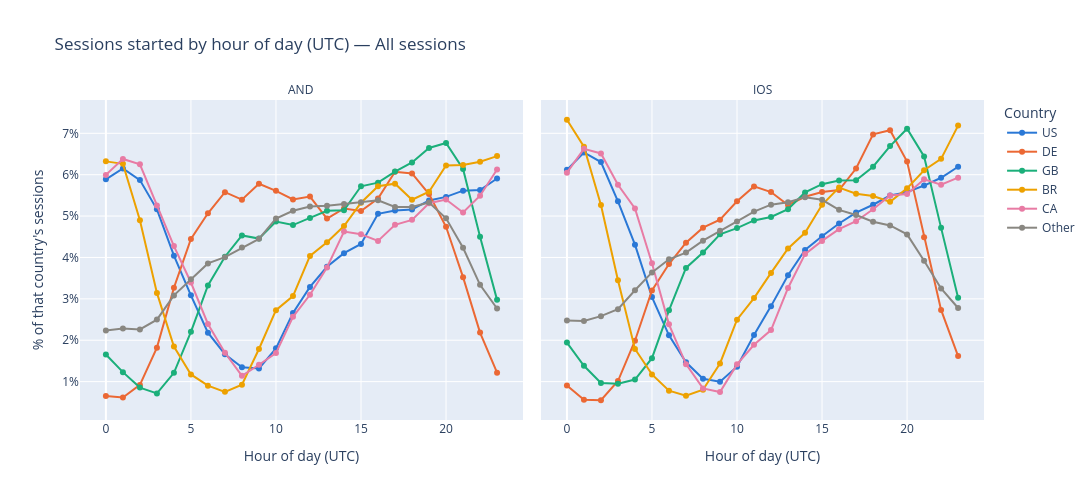

The notebook cell saved with this chart:
### Markdown cell above
### All sessions

### Code cell
all_hourly_agg = hourly_distribution_chart(sessions_hourly, 'Sessions started by hour of day (UTC) — All sessions')

### Figure 1 — Plotly figure (JSON) as saved in the notebook; plotly's stock layout.template omitted (floating-point values rounded to 4 significant figures)
{"data": [{"hovertemplate": "Country=US<br>platform=AND<br>Hour of day (UTC)=%{x}<br>% of that country's sessions=%{y}<extra></extra>", "legendgroup": "US", "line": {"color": "#2a78d6", "dash": "solid"}, "marker": {"symbol": "circle"}, "mode": "lines+markers", "name": "US", "orientation": "v", "showlegend": true, "type": "scatter", "x": [0, 1, 2, 3, 4, 5, 6, 7, 8, 9, 10, 11, 12, 13, 14, 15, 16, 17, 18, 19, 20, 21, 22, 23], "xaxis": "x", "y": [0.05889, 0.06152, 0.05869, 0.05162, 0.04042, 0.03086, 0.02182, 0.01662, 0.01347, 0.01315, 0.01804, 0.0266, 0.03287, 0.03774, 0.04105, 0.04326, 0.05055, 0.05134, 0.05159, 0.05378, 0.05463, 0.05614, 0.05628, 0.05908], "yaxis": "y"}, {"hovertemplate": "Country=US<br>platform=IOS<br>Hour of day (UTC)=%{x}<br>% of that country's sessions=%{y}<extra></extra>", "legendgroup": "US", "line": {"color": "#2a78d6", "dash": "solid"}, "marker": {"symbol": "circle"}, "mode": "lines+markers", "name": "US", "orientation": "v", "showlegend": false, "type": "scatter", "x": [0, 1, 2, 3, 4, 5, 6, 7, 8, 9, 10, 11, 12, 13, 14, 15, 16, 17, 18, 19, 20, 21, 22, 23], "xaxis": "x2", "y": [0.06116, 0.06537, 0.06306, 0.05357, 0.04309, 0.03044, 0.02119, 0.01468, 0.01068, 0.009956, 0.0136, 0.02125, 0.02824, 0.0357, 0.04179, 0.04514, 0.0482, 0.05084, 0.05274, 0.05497, 0.05579, 0.05738, 0.05926, 0.06192], "yaxis": "y2"}, {"hovertemplate": "Country=DE<br>platform=AND<br>Hour of day (UTC)=%{x}<br>% of that country's sessions=%{y}<extra></extra>", "legendgroup": "DE", "line": {"color": "#eb6834", "dash": "solid"}, "marker": {"symbol": "circle"}, "mode": "lines+markers", "name": "DE", "orientation": "v", "showlegend": true, "type": "scatter", "x": [0, 1, 2, 3, 4, 5, 6, 7, 8, 9, 10, 11, 12, 13, 14, 15, 16, 17, 18, 19, 20, 21, 22, 23], "xaxis": "x", "y": [0.006526, 0.00614, 0.009201, 0.01821, 0.0327, 0.04446, 0.05068, 0.05577, 0.05397, 0.05782, 0.05609, 0.05402, 0.05472, 0.04939, 0.05184, 0.05121, 0.05424, 0.06072, 0.06032, 0.0553, 0.04741, 0.03524, 0.02185, 0.01217], "yaxis": "y"}, {"hovertemplate": "Country=DE<br>platform=IOS<br>Hour of day (UTC)=%{x}<br>% of that country's sessions=%{y}<extra></extra>", "legendgroup": "DE", "line": {"color": "#eb6834", "dash": "solid"}, "marker": {"symbol": "circle"}, "mode": "lines+markers", "name": "DE", "orientation": "v", "showlegend": false, "type": "scatter", "x": [0, 1, 2, 3, 4, 5, 6, 7, 8, 9, 10, 11, 12, 13, 14, 15, 16, 17, 18, 19, 20, 21, 22, 23], "xaxis": "x2", "y": [0.009077, 0.005609, 0.005496, 0.01014, 0.01988, 0.03204, 0.0384, 0.04357, 0.04719, 0.04913, 0.05358, 0.05717, 0.0558, 0.05267, 0.05466, 0.05581, 0.0563, 0.06148, 0.06974, 0.07074, 0.06319, 0.04485, 0.02731, 0.01618], "yaxis": "y2"}, {"hovertemplate": "Country=GB<br>platform=AND<br>Hour of day (UTC)=%{x}<br>% of that country's sessions=%{y}<extra></extra>", "legendgroup": "GB", "line": {"color": "#1baf7a", "dash": "solid"}, "marker": {"symbol": "circle"}, "mode": "lines+markers", "name": "GB", "orientation": "v", "showlegend": true, "type": "scatter", "x": [0, 1, 2, 3, 4, 5, 6, 7, 8, 9, 10, 11, 12, 13, 14, 15, 16, 17, 18, 19, 20, 21, 22, 23], "xaxis": "x", "y": [0.01657, 0.01229, 0.008557, 0.007153, 0.01213, 0.02203, 0.03322, 0.04017, 0.04533, 0.04456, 0.04866, 0.04783, 0.04956, 0.0513, 0.05141, 0.0572, 0.05808, 0.06075, 0.06297, 0.06646, 0.06766, 0.06139, 0.04498, 0.02975], "yaxis": "y"}, {"hovertemplate": "Country=GB<br>platform=IOS<br>Hour of day (UTC)=%{x}<br>% of that country's sessions=%{y}<extra></extra>", "legendgroup": "GB", "line": {"color": "#1baf7a", "dash": "solid"}, "marker": {"symbol": "circle"}, "mode": "lines+markers", "name": "GB", "orientation": "v", "showlegend": false, "type": "scatter", "x": [0, 1, 2, 3, 4, 5, 6, 7, 8, 9, 10, 11, 12, 13, 14, 15, 16, 17, 18, 19, 20, 21, 22, 23], "xaxis": "x2", "y": [0.01942, 0.01384, 0.009686, 0.009505, 0.01051, 0.01566, 0.02723, 0.03747, 0.0412, 0.04561, 0.04709, 0.04895, 0.0498, 0.05165, 0.05571, 0.05771, 0.05857, 0.05864, 0.06193, 0.06691, 0.07112, 0.06439, 0.04715, 0.03025], "yaxis": "y2"}, {"hovertemplate": "Country=BR<br>platform=AND<br>Hour of day (UTC)=%{x}<br>% of that country's sessions=%{y}<extra></extra>", "legendgroup": "BR", "line": {"color": "#eda100", "dash": "solid"}, "marker": {"symbol": "circle"}, "mode": "lines+markers", "name": "BR", "orientation": "v", "showlegend": true, "type": "scatter", "x": [0, 1, 2, 3, 4, 5, 6, 7, 8, 9, 10, 11, 12, 13, 14, 15, 16, 17, 18, 19, 20, 21, 22, 23], "xaxis": "x", "y": [0.06322, 0.06262, 0.04901, 0.03144, 0.01848, 0.01174, 0.009016, 0.007528, 0.009233, 0.01789, 0.02726, 0.03066, 0.04036, 0.04368, 0.04758, 0.05324, 0.0572, 0.05783, 0.05395, 0.05589, 0.06224, 0.06233, 0.06313, 0.06449], "yaxis": "y"}, {"hovertemplate": "Country=BR<br>platform=IOS<br>Hour of day (UTC)=%{x}<br>% of that country's sessions=%{y}<extra></extra>", "legendgroup": "BR", "line": {"color": "#eda100", "dash": "solid"}, "marker": {"symbol": "circle"}, "mode": "lines+markers", "name": "BR", "orientation": "v", "showlegend": false, "type": "scatter", "x": [0, 1, 2, 3, 4, 5, 6, 7, 8, 9, 10, 11, 12, 13, 14, 15, 16, 17, 18, 19, 20, 21, 22, 23], "xaxis": "x2", "y": [0.07328, 0.06675, 0.05269, 0.03449, 0.01789, 0.01175, 0.007796, 0.006593, 0.008048, 0.01439, 0.02497, 0.03018, 0.03627, 0.04216, 0.04597, 0.05272, 0.05689, 0.05542, 0.05484, 0.05344, 0.05669, 0.06108, 0.06383, 0.07186], "yaxis": "y2"}, {"hovertemplate": "Country=CA<br>platform=AND<br>Hour of day (UTC)=%{x}<br>% of that country's sessions=%{y}<extra></extra>", "legendgroup": "CA", "line": {"color": "#e87ba4", "dash": "solid"}, "marker": {"symbol": "circle"}, "mode": "lines+markers", "name": "CA", "orientation": "v", "showlegend": true, "type": "scatter", "x": [0, 1, 2, 3, 4, 5, 6, 7, 8, 9, 10, 11, 12, 13, 14, 15, 16, 17, 18, 19, 20, 21, 22, 23], "xaxis": "x", "y": [0.05995, 0.0638, 0.06252, 0.05254, 0.04275, 0.03395, 0.02394, 0.01696, 0.0114, 0.01407, 0.01689, 0.02565, 0.03099, 0.03758, 0.04627, 0.0456, 0.04399, 0.04788, 0.04909, 0.05311, 0.054, 0.05087, 0.05493, 0.06127], "yaxis": "y"}, {"hovertemplate": "Country=CA<br>platform=IOS<br>Hour of day (UTC)=%{x}<br>% of that country's sessions=%{y}<extra></extra>", "legendgroup": "CA", "line": {"color": "#e87ba4", "dash": "solid"}, "marker": {"symbol": "circle"}, "mode": "lines+markers", "name": "CA", "orientation": "v", "showlegend": false, "type": "scatter", "x": [0, 1, 2, 3, 4, 5, 6, 7, 8, 9, 10, 11, 12, 13, 14, 15, 16, 17, 18, 19, 20, 21, 22, 23], "xaxis": "x2", "y": [0.06048, 0.06625, 0.06513, 0.05757, 0.05184, 0.03858, 0.02383, 0.01422, 0.008351, 0.007476, 0.01417, 0.01891, 0.02246, 0.03262, 0.04081, 0.044, 0.04683, 0.04876, 0.05166, 0.05496, 0.05532, 0.0589, 0.05758, 0.05928], "yaxis": "y2"}, {"hovertemplate": "Country=Other<br>platform=AND<br>Hour of day (UTC)=%{x}<br>% of that country's sessions=%{y}<extra></extra>", "legendgroup": "Other", "line": {"color": "#898781", "dash": "solid"}, "marker": {"symbol": "circle"}, "mode": "lines+markers", "name": "Other", "orientation": "v", "showlegend": true, "type": "scatter", "x": [0, 1, 2, 3, 4, 5, 6, 7, 8, 9, 10, 11, 12, 13, 14, 15, 16, 17, 18, 19, 20, 21, 22, 23], "xaxis": "x", "y": [0.02235, 0.02283, 0.02262, 0.02498, 0.03083, 0.03476, 0.03856, 0.04006, 0.04238, 0.0445, 0.04942, 0.05129, 0.05231, 0.05247, 0.05292, 0.05335, 0.05382, 0.05218, 0.0522, 0.0533, 0.04945, 0.04235, 0.03339, 0.02767], "yaxis": "y"}, {"hovertemplate": "Country=Other<br>platform=IOS<br>Hour of day (UTC)=%{x}<br>% of that country's sessions=%{y}<extra></extra>", "legendgroup": "Other", "line": {"color": "#898781", "dash": "solid"}, "marker": {"symbol": "circle"}, "mode": "lines+markers", "name": "Other", "orientation": "v", "showlegend": false, "type": "scatter", "x": [0, 1, 2, 3, 4, 5, 6, 7, 8, 9, 10, 11, 12, 13, 14, 15, 16, 17, 18, 19, 20, 21, 22, 23], "xaxis": "x2", "y": [0.02477, 0.02465, 0.02582, 0.02749, 0.03207, 0.03639, 0.03956, 0.04117, 0.04406, 0.04648, 0.04871, 0.05108, 0.05276, 0.05332, 0.05457, 0.05392, 0.0515, 0.05025, 0.04863, 0.04773, 0.04558, 0.03922, 0.0325, 0.02779], "yaxis": "y2"}], "layout": {"annotations": [{"font": {}, "showarrow": false, "text": "AND", "x": 0.245, "xanchor": "center", "xref": "paper", "y": 1, "yanchor": "bottom", "yref": "paper"}, {"font": {}, "showarrow": false, "text": "IOS", "x": 0.755, "xanchor": "center", "xref": "paper", "y": 1, "yanchor": "bottom", "yref": "paper"}], "height": 500, "legend": {"title": {"text": "Country"}, "tracegroupgap": 0}, "title": {"text": "Sessions started by hour of day (UTC) — All sessions"}, "width": 1100, "xaxis": {"anchor": "y", "categoryarray": [0, 1, 2, 3, 4, 5, 6, 7, 8, 9, 10, 11, 12, 13, 14, 15, 16, 17, 18, 19, 20, 21, 22, 23], "categoryorder": "array", "domain": [0, 0.49], "title": {"text": "Hour of day (UTC)"}}, "xaxis2": {"anchor": "y2", "categoryarray": [0, 1, 2, 3, 4, 5, 6, 7, 8, 9, 10, 11, 12, 13, 14, 15, 16, 17, 18, 19, 20, 21, 22, 23], "categoryorder": "array", "domain": [0.51, 1], "matches": "x", "title": {"text": "Hour of day (UTC)"}}, "yaxis": {"anchor": "x", "domain": [0, 1], "tickformat": ".0%", "title": {"text": "% of that country's sessions"}}, "yaxis2": {"anchor": "x2", "domain": [0, 1], "matches": "y", "showticklabels": false, "tickformat": ".0%"}}}
